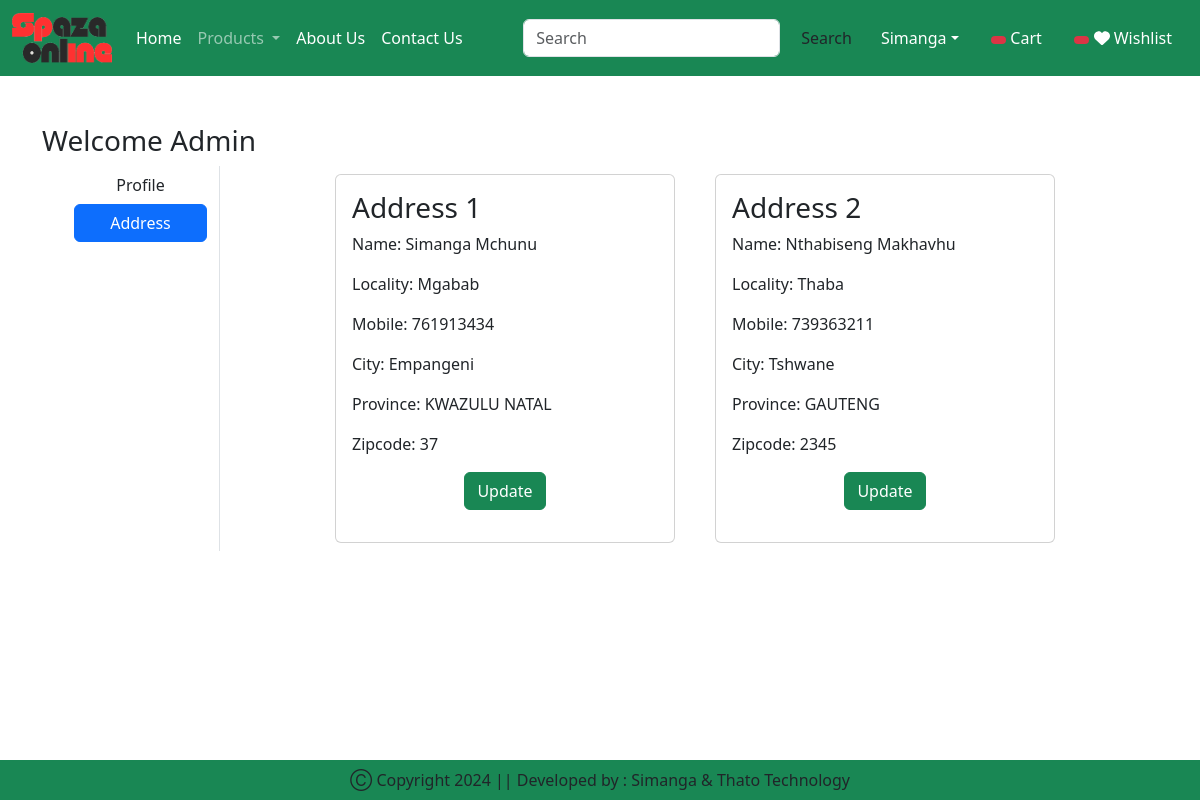
Page /address/ (signed in) on the earlier database version.
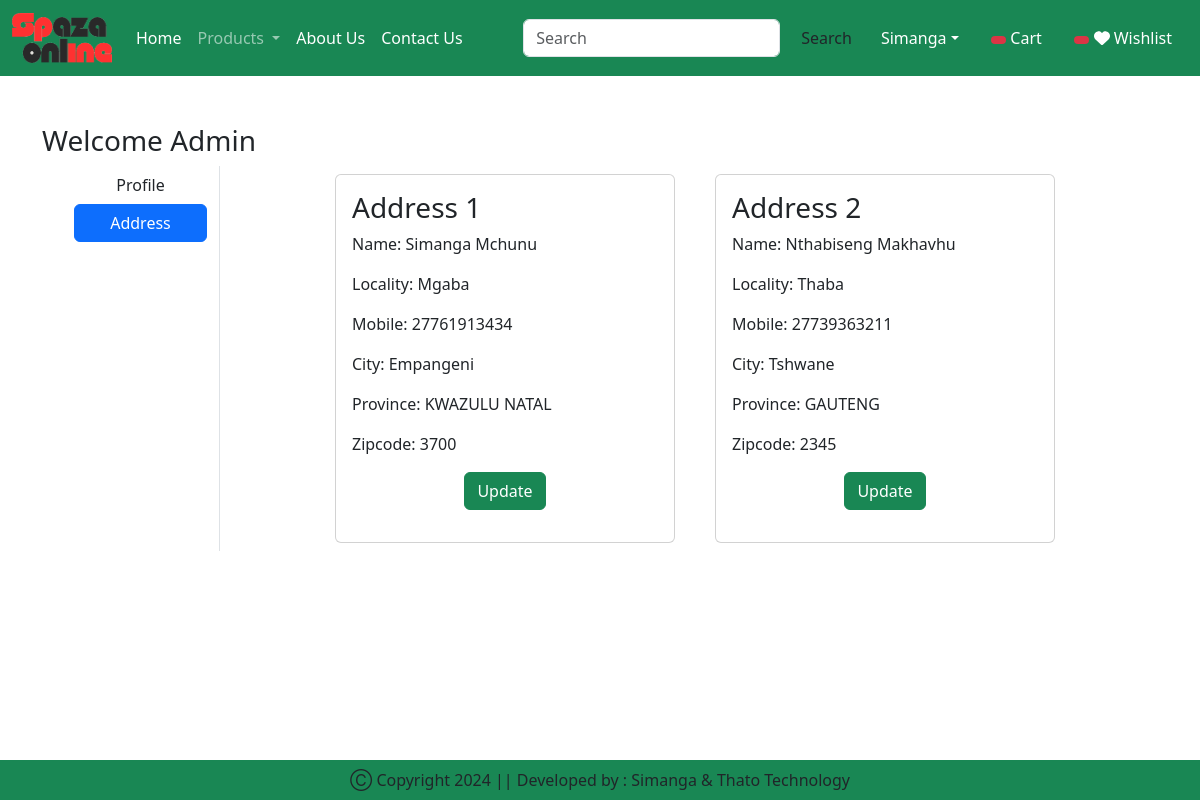
Same page on the later database version.
### spaza_app/models.py (models this page shows, shortened)
class Customer(models.Model):
    user = models.ForeignKey(User,on_delete=models.CASCADE)
    name = models.CharField(max_length=200)
    locality = models.CharField(max_length=200)
    city = models.CharField(max_length=50)
    mobile = models.IntegerField(default=0)
    zipcode = models.IntegerField()
    province = models.CharField(choices=PROVINCE_CHOICES, max_length=100)

### spaza_app/views.py (the view)
# urls.py: path('address/', views.address, name='address'),
@login_required
def address(request):
    add = Customer.objects.filter(user=request.user)
    totalitem = 0
    wishitem = 0
    if request.user.is_authenticated:
        totalitem = len(Cart.objects.filter(user=request.user))
        wishitem = len(Wishlist.objects.filter(user=request.user))
    return render(request, "spaza_app/address.html", locals())

### spaza_app/templates/spaza_app/address.html (shortened to what this page needs)
{% extends 'spaza_app/base.html' %}
{% load static %}
{% block main-content %}
<div class="container my-5">
    <div class="row">
        <h3> Welcome <span class="text-capitalize">{{request.user}}</span></h3>
    <div class="col-sm-2 border-end">
        <ul class="list-unstlyed">
            <li class="d-grid"><a href="{% url 'profile' %}" class="btn ">Profile</a></li>
            <li class="d-grid"><a href="{% url 'address' %}" class="btn btn-primary">Address</a></li>
        </ul>
    </div>
    <div class="col-sm-8 offset-sm-1">
        <div class="row">
            {% for ad in add %}
            <div class="col-sm-6">
                <div class="card m-2">
                    <div class="card-body">
                        <h3>Address {{forloop.counter}}</h3>
                        <p>Name: {{ad.name}}</p>
                        <p>Locality: {{ad.locality}}</p>
                        <p>Mobile: {{ad.mobile}}</p>
                        <p>City: {{ad.city}}</p>
                        <p>Province: {{ad.province}}</p>
                        <p>Zipcode: {{ad.zipcode}}</p>
                        <p class="text-center"><a href="{% url 'updateAddress' pk=ad.id %}" type="button" class="btn btn-success">Update</a></p>
                    </div>
                </div>
            </div>
            {% endfor %}
        </div>
    </div>
</div>
{% endblock main-content %}

Differences in the rows shown:
changed Customer "Simanga Mchunu": locality "Mgabab" → "Mgaba"; mobile "761913434" → "27761913434"; zipcode "37" → "3700"
changed Customer "Nthabiseng Makhavhu": mobile "739363211" → "27739363211"
